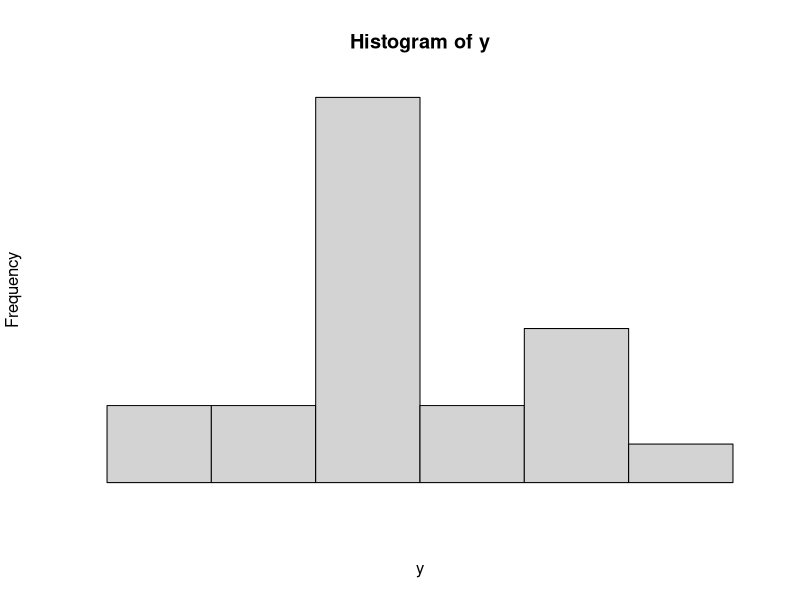
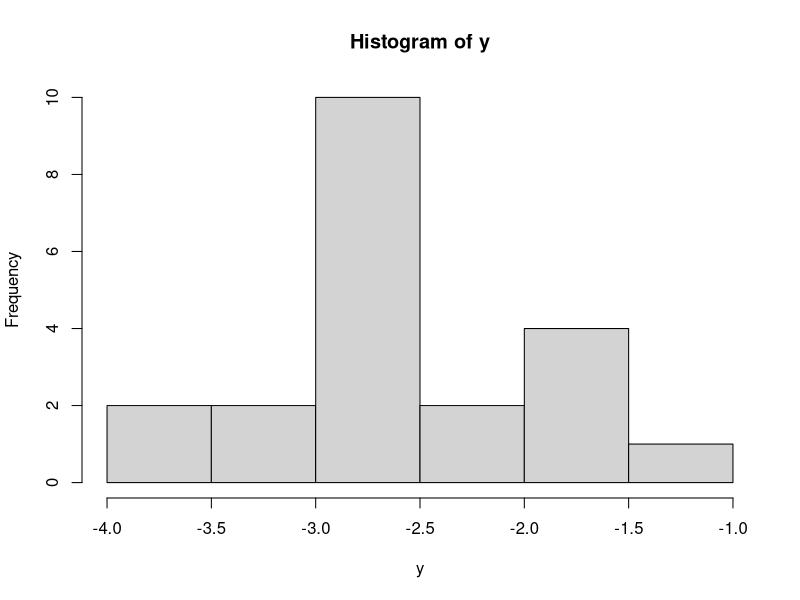
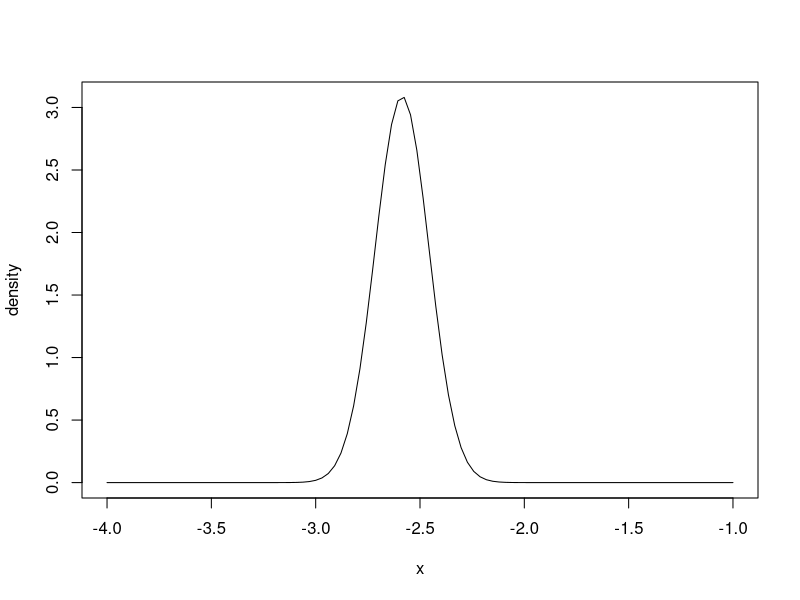
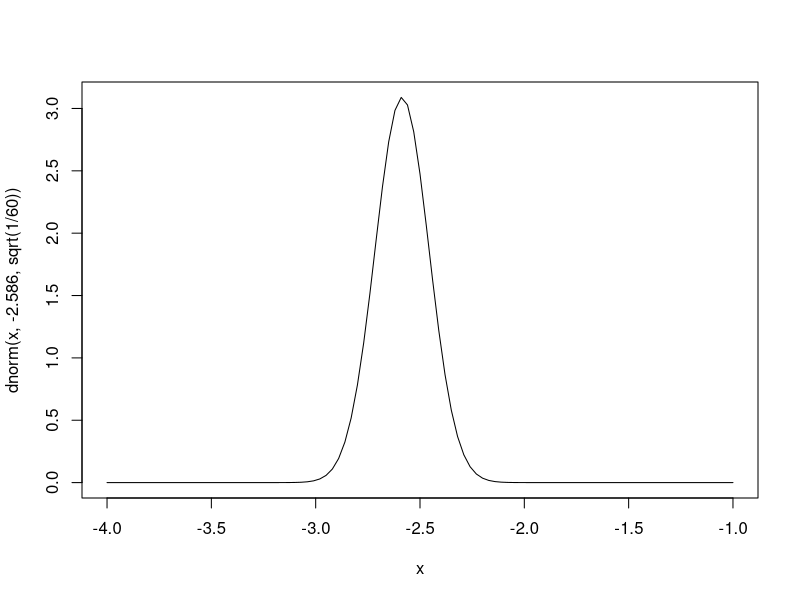

The R source for these figures, in order:



# The numerical results for the poisson distribution 

a<-2 ; b<-1
# prior parameter s
n1<-111 ; sy1<-217
# data in group 1
n2<-44 ; sy2<-66
# data in group 2
(a+sy1)/(b+n1)
# posterior mean
(a+sy1-1)/(b+n1)
# posterior mode
qgamma(c(.025 , .975 ) , a+sy1 , b+n1 )
# posterior 95% CI
(a+sy2)/(b+n2)
(a+sy2-1)/(b+n2)
qgamma(c(.025, .975), a+sy2, b+n2)




# the mercury data
y<- c(-2.526, -1.715, -1.427, -2.12, -2.659,
-2.408, -3.219, -1.966,
-2.526, -1.833, -2.813, -1.772, -2.813, -2.526,
-3.219, -2.526, -2.813, -2.526, -3.507, -2.996, -3.912)


#figure 6.2

hist(y,axes=F)
hist(y)

#figure 6.3
x<-seq(-4,-1,length=100)
dy<-dnorm(x,-2.586,sqrt(1/60))
plot(x,dy,type='l',xlab='x',ylab='density')
#or 
curve(dnorm(x,-2.586,sqrt(1/60)),from=-4,to=-1)

